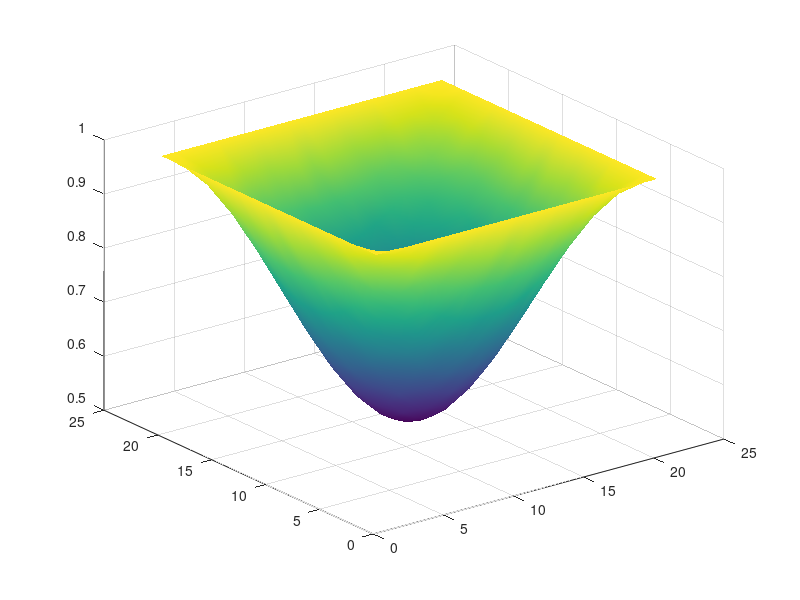

Here is the MATLAB script that generated this plot: (Note: this script raises an error after producing the figure.)
% Auto-generated MATLAB script
field = [ ...
    1.00000000E+00   1.00000000E+00   1.00000000E+00   1.00000000E+00   1.00000000E+00   1.00000000E+00   1.00000000E+00   1.00000000E+00   1.00000000E+00   1.00000000E+00   1.00000000E+00   1.00000000E+00   1.00000000E+00   1.00000000E+00   1.00000000E+00   1.00000000E+00   1.00000000E+00   1.00000000E+00   1.00000000E+00   1.00000000E+00   1.00000000E+00; ...
    1.00000000E+00   9.88408108E-01   9.77117586E-01   9.66411648E-01   9.56568775E-01   9.47817540E-01   9.40381473E-01   9.34413374E-01   9.30065835E-01   9.27411146E-01   9.26527758E-01   9.27411146E-01   9.30065835E-01   9.34413374E-01   9.40381473E-01   9.47817540E-01   9.56568775E-01   9.66411648E-01   9.77117586E-01   9.88408108E-01   1.00000000E+00; ...
    1.00000000E+00   9.77117586E-01   9.54822452E-01   9.33696483E-01   9.14252364E-01   8.96991518E-01   8.82293515E-01   8.70531445E-01   8.61927309E-01   8.56708872E-01   8.54942097E-01   8.56708872E-01   8.61927309E-01   8.70531445E-01   8.82293515E-01   8.96991518E-01   9.14252364E-01   9.33696483E-01   9.54822452E-01   9.77117586E-01   1.00000000E+00; ...
    1.00000000E+00   9.66411648E-01   9.33696483E-01   9.02675353E-01   8.74154854E-01   8.48797736E-01   8.27251133E-01   8.09958418E-01   7.97361008E-01   7.89669121E-01   7.87109256E-01   7.89669121E-01   7.97361008E-01   8.09958418E-01   8.27251133E-01   8.48797736E-01   8.74154854E-01   9.02675353E-01   9.33696483E-01   9.66411648E-01   1.00000000E+00; ...
    1.00000000E+00   9.56568775E-01   9.14252364E-01   8.74154854E-01   8.37249927E-01   8.04488488E-01   7.76591935E-01   7.54267222E-01   7.37936957E-01   7.28032039E-01   7.24679083E-01   7.28032039E-01   7.37936957E-01   7.54267222E-01   7.76591935E-01   8.04488488E-01   8.37249927E-01   8.74154854E-01   9.14252364E-01   9.56568775E-01   1.00000000E+00; ...
    1.00000000E+00   9.47817540E-01   8.96991518E-01   8.48797736E-01   8.04488488E-01   7.65094543E-01   7.31619855E-01   7.04754829E-01   6.85183394E-01   6.73234047E-01   6.69256603E-01   6.73234047E-01   6.85183394E-01   7.04754829E-01   7.31619855E-01   7.65094543E-01   8.04488488E-01   8.48797736E-01   8.96991518E-01   9.47817540E-01   1.00000000E+00; ...
    1.00000000E+00   9.40381473E-01   8.82293515E-01   8.27251133E-01   7.76591935E-01   7.31619855E-01   6.93326825E-01   6.62681278E-01   6.40265459E-01   6.26668469E-01   6.22066539E-01   6.26668469E-01   6.40265459E-01   6.62681278E-01   6.93326825E-01   7.31619855E-01   7.76591935E-01   8.27251133E-01   8.82293515E-01   9.40381473E-01   1.00000000E+00; ...
    1.00000000E+00   9.34413374E-01   8.70531445E-01   8.09958418E-01   7.54267222E-01   7.04754829E-01   6.62681278E-01   6.28916324E-01   6.04317236E-01   5.89299300E-01   5.84299577E-01   5.89299300E-01   6.04317236E-01   6.28916324E-01   6.62681278E-01   7.04754829E-01   7.54267222E-01   8.09958418E-01   8.70531445E-01   9.34413374E-01   1.00000000E+00; ...
    1.00000000E+00   9.30065835E-01   8.61927309E-01   7.97361008E-01   7.37936957E-01   6.85183394E-01   6.40265459E-01   6.04317236E-01   5.78023742E-01   5.62073721E-01   5.56676206E-01   5.62073721E-01   5.78023742E-01   6.04317236E-01   6.40265459E-01   6.85183394E-01   7.37936957E-01   7.97361008E-01   8.61927309E-01   9.30065835E-01   1.00000000E+00; ...
    1.00000000E+00   9.27411146E-01   8.56708872E-01   7.89669121E-01   7.28032039E-01   6.73234047E-01   6.26668469E-01   5.89299300E-01   5.62073721E-01   5.45453010E-01   5.39919097E-01   5.45453010E-01   5.62073721E-01   5.89299300E-01   6.26668469E-01   6.73234047E-01   7.28032039E-01   7.89669121E-01   8.56708872E-01   9.27411146E-01   1.00000000E+00; ...
    1.00000000E+00   9.26527758E-01   8.54942097E-01   7.87109256E-01   7.24679083E-01   6.69256603E-01   6.22066539E-01   5.84299577E-01   5.56676206E-01   5.39919097E-01   5.34248785E-01   5.39919097E-01   5.56676206E-01   5.84299577E-01   6.22066539E-01   6.69256603E-01   7.24679083E-01   7.87109256E-01   8.54942097E-01   9.26527758E-01   1.00000000E+00; ...
    1.00000000E+00   9.27411146E-01   8.56708872E-01   7.89669121E-01   7.28032039E-01   6.73234047E-01   6.26668469E-01   5.89299300E-01   5.62073721E-01   5.45453010E-01   5.39919097E-01   5.45453010E-01   5.62073721E-01   5.89299300E-01   6.26668469E-01   6.73234047E-01   7.28032039E-01   7.89669121E-01   8.56708872E-01   9.27411146E-01   1.00000000E+00; ...
    1.00000000E+00   9.30065835E-01   8.61927309E-01   7.97361008E-01   7.37936957E-01   6.85183394E-01   6.40265459E-01   6.04317236E-01   5.78023742E-01   5.62073721E-01   5.56676206E-01   5.62073721E-01   5.78023742E-01   6.04317236E-01   6.40265459E-01   6.85183394E-01   7.37936957E-01   7.97361008E-01   8.61927309E-01   9.30065835E-01   1.00000000E+00; ...
    1.00000000E+00   9.34413374E-01   8.70531445E-01   8.09958418E-01   7.54267222E-01   7.04754829E-01   6.62681278E-01   6.28916324E-01   6.04317236E-01   5.89299300E-01   5.84299577E-01   5.89299300E-01   6.04317236E-01   6.28916324E-01   6.62681278E-01   7.04754829E-01   7.54267222E-01   8.09958418E-01   8.70531445E-01   9.34413374E-01   1.00000000E+00; ...
    1.00000000E+00   9.40381473E-01   8.82293515E-01   8.27251133E-01   7.76591935E-01   7.31619855E-01   6.93326825E-01   6.62681278E-01   6.40265459E-01   6.26668469E-01   6.22066539E-01   6.26668469E-01   6.40265459E-01   6.62681278E-01   6.93326825E-01   7.31619855E-01   7.76591935E-01   8.27251133E-01   8.82293515E-01   9.40381473E-01   1.00000000E+00; ...
    1.00000000E+00   9.47817540E-01   8.96991518E-01   8.48797736E-01   8.04488488E-01   7.65094543E-01   7.31619855E-01   7.04754829E-01   6.85183394E-01   6.73234047E-01   6.69256603E-01   6.73234047E-01   6.85183394E-01   7.04754829E-01   7.31619855E-01   7.65094543E-01   8.04488488E-01   8.48797736E-01   8.96991518E-01   9.47817540E-01   1.00000000E+00; ...
    1.00000000E+00   9.56568775E-01   9.14252364E-01   8.74154854E-01   8.37249927E-01   8.04488488E-01   7.76591935E-01   7.54267222E-01   7.37936957E-01   7.28032039E-01   7.24679083E-01   7.28032039E-01   7.37936957E-01   7.54267222E-01   7.76591935E-01   8.04488488E-01   8.37249927E-01   8.74154854E-01   9.14252364E-01   9.56568775E-01   1.00000000E+00; ...
    1.00000000E+00   9.66411648E-01   9.33696483E-01   9.02675353E-01   8.74154854E-01   8.48797736E-01   8.27251133E-01   8.09958418E-01   7.97361008E-01   7.89669121E-01   7.87109256E-01   7.89669121E-01   7.97361008E-01   8.09958418E-01   8.27251133E-01   8.48797736E-01   8.74154854E-01   9.02675353E-01   9.33696483E-01   9.66411648E-01   1.00000000E+00; ...
    1.00000000E+00   9.77117586E-01   9.54822452E-01   9.33696483E-01   9.14252364E-01   8.96991518E-01   8.82293515E-01   8.70531445E-01   8.61927309E-01   8.56708872E-01   8.54942097E-01   8.56708872E-01   8.61927309E-01   8.70531445E-01   8.82293515E-01   8.96991518E-01   9.14252364E-01   9.33696483E-01   9.54822452E-01   9.77117586E-01   1.00000000E+00; ...
    1.00000000E+00   9.88408108E-01   9.77117586E-01   9.66411648E-01   9.56568775E-01   9.47817540E-01   9.40381473E-01   9.34413374E-01   9.30065835E-01   9.27411146E-01   9.26527758E-01   9.27411146E-01   9.30065835E-01   9.34413374E-01   9.40381473E-01   9.47817540E-01   9.56568775E-01   9.66411648E-01   9.77117586E-01   9.88408108E-01   1.00000000E+00; ...
    1.00000000E+00   1.00000000E+00   1.00000000E+00   1.00000000E+00   1.00000000E+00   1.00000000E+00   1.00000000E+00   1.00000000E+00   1.00000000E+00   1.00000000E+00   1.00000000E+00   1.00000000E+00   1.00000000E+00   1.00000000E+00   1.00000000E+00   1.00000000E+00   1.00000000E+00   1.00000000E+00   1.00000000E+00   1.00000000E+00   1.00000000E+00 ];

% Surface plot (auto-generated)
[ny, nx] = size(field);
[X, Y] = meshgrid(1:nx, 1:ny);
fig = figure('Color','w');
ax = axes('Parent', fig);
h = surf(ax, X, Y, field);
shading(ax, 'interp');
colormap(ax, parula);
cb = colorbar(ax);
cb.Label.String = 'field value';
grid(ax, 'on');
box(ax, 'on');
axis(ax, 'tight');
view(ax, 45, 30);
xlabel(ax, 'i (x index)');
ylabel(ax, 'j (y index)');
zlabel(ax, 'field');
title(ax, sprintf('field (%d x %d)', ny, nx));
set(ax, 'FontSize', 12, 'LineWidth', 1);
set(h, 'EdgeColor', 'k');
drawnow;
